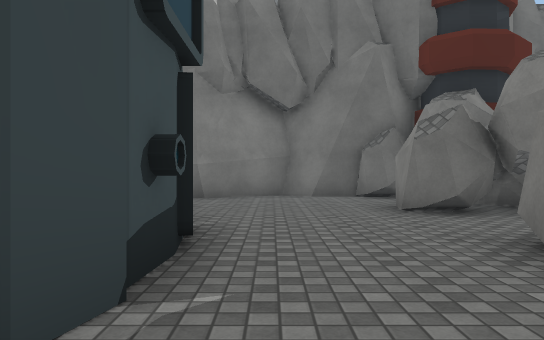
view 1 (above)

17 first-person views from a walk through a Unity game level. The camera is 1.2 m above the floor, looks level and sees 70° across. The floor is counted in squares, 2 m on a side. Each view is taken from the middle of a square. On the plan, view 1 faces up. The plan holds only what a view shows up to about 11 squares ahead; the rest is blank. The place goes on beyond the plan. The player is left out. Some surface patterns are stand-ins.

view 2
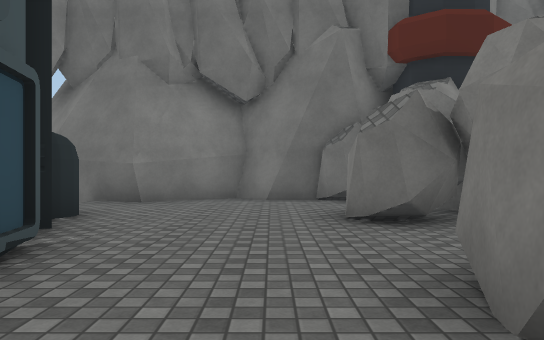

view 3
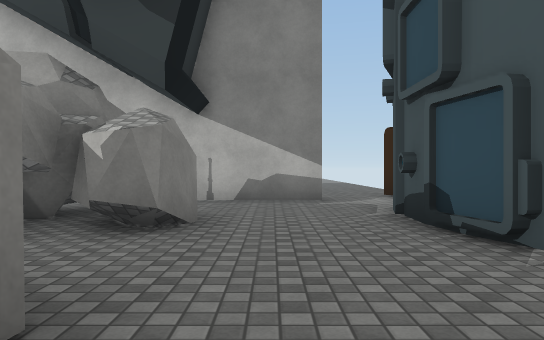

view 4
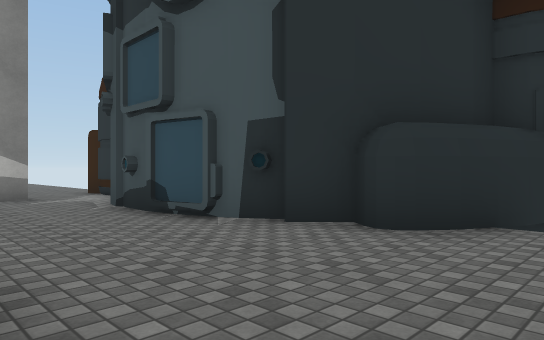

view 5
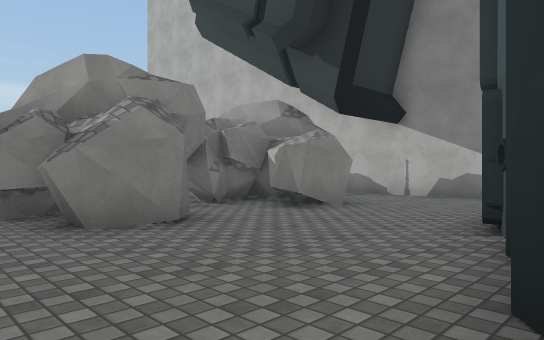

view 6
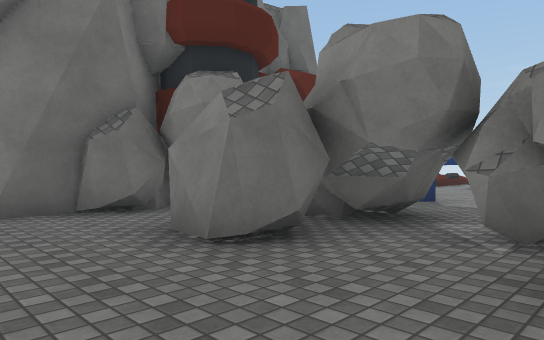

view 7
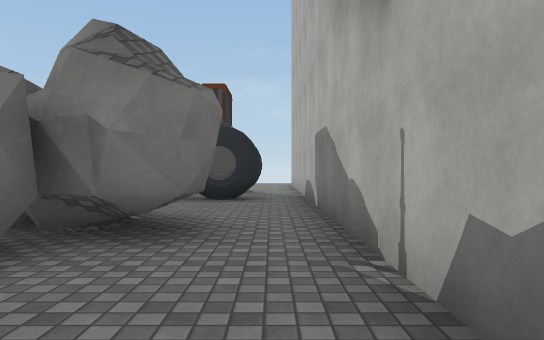

view 8
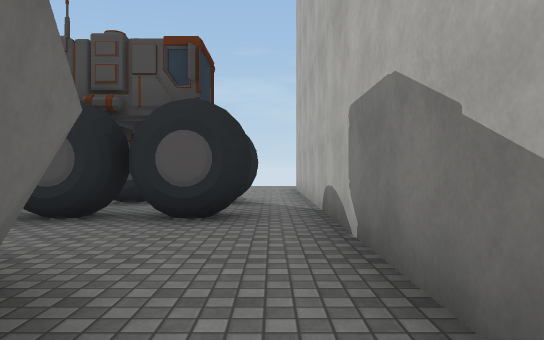

view 9
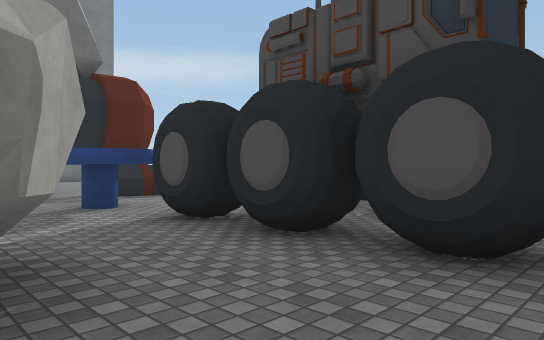

view 10
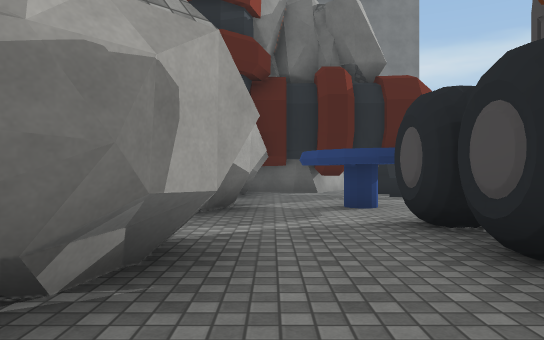

view 11
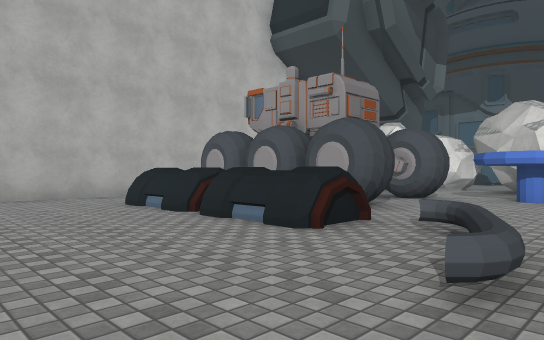

view 12
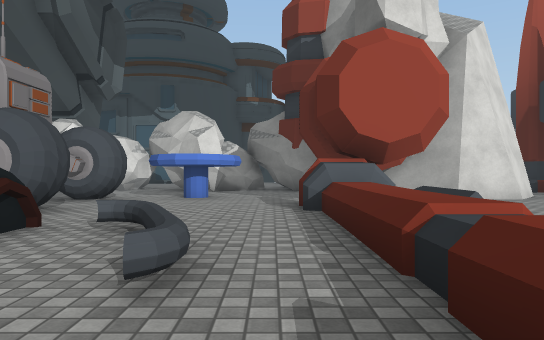

view 13
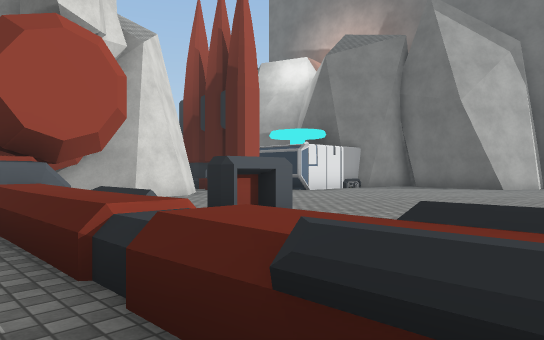

view 14
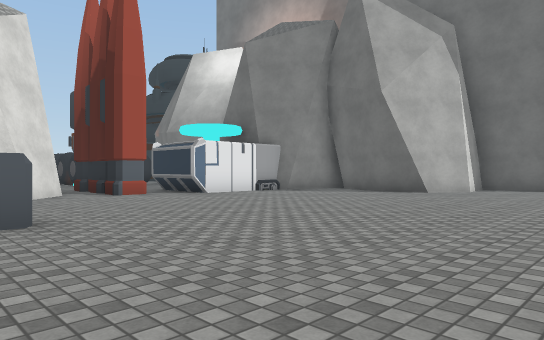

view 15
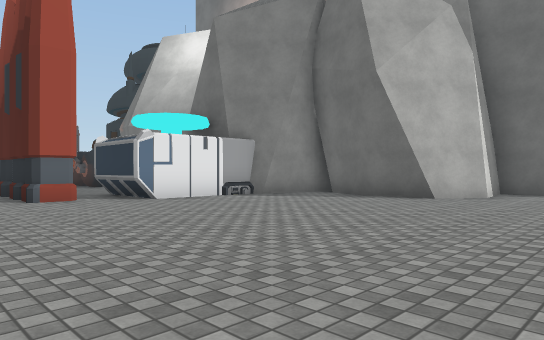

view 16
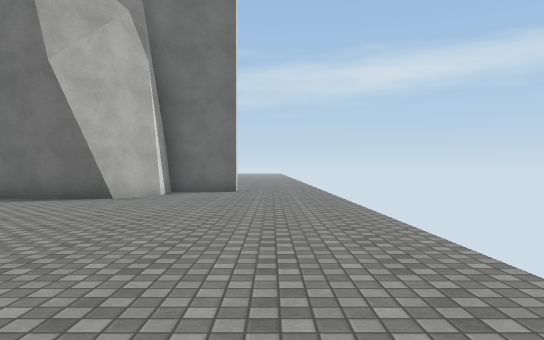

view 17
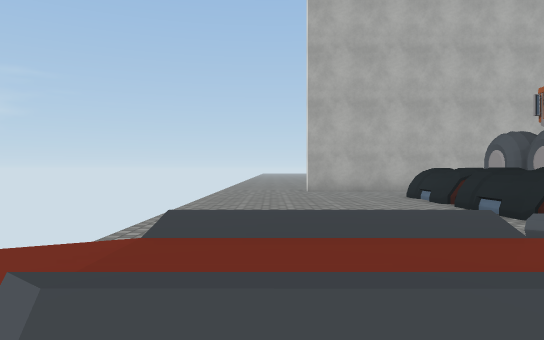

### Floor plan
Key: @ floor where view 1 was taken; # wall or solid block; x gap in a wall; . main floor; : floor 0.5 m higher than the main floor; / step, stairs or slope; = window, fence, low wall or low ledge; ^ raised ledge; O other object.
Columns run from 4 left of view 1 to 17 right of it. Each row starts with its distance up from view 1.
 24                  ###..
 23                  #....
 22              #####....
 21              #.##.....
 20             ##........
 19             #.........
 18            ##.........
 17           .##.........
 16           ............
 15          ###..........
 14            #..........
 13            ##.........
 12            ##...O.....
 11            #..  O.....
 10          ###x#/ .....
  9  #########...#////=//
  8   .....###...........
  7 OO.....###.OO...O:....
  6 OOO...####xOO.../.....
  5   #....###..#...^^....
  4   ##....#...#.#.^^....
  3    #..####..### ^^....
  2    #..####..#.# ^^....
  1    #...##...#.#.......
  0    .@.................
 -1   #..###############..
 -2   #..
 -3   ...
 -4   ..

Positions as (right, up) in squares from view 1, and headings:
1: (0, 0), facing up
2: (1, 1), facing up
3: (1, 7), facing down
4: (2, 8), facing down-left
5: (-2, 8), facing down-right
6: (0, 3), facing up-right
7: (0, 0), facing right
8: (3, 0), facing right
9: (5, 0), facing up-right
10: (6, 0), facing up
11: (16, 8), facing down-left
12: (16, 8), facing left
13: (16, 8), facing up-left
14: (17, 11), facing up-left
15: (16, 13), facing up-left
16: (16, 13), facing up
17: (16, 10), facing down
